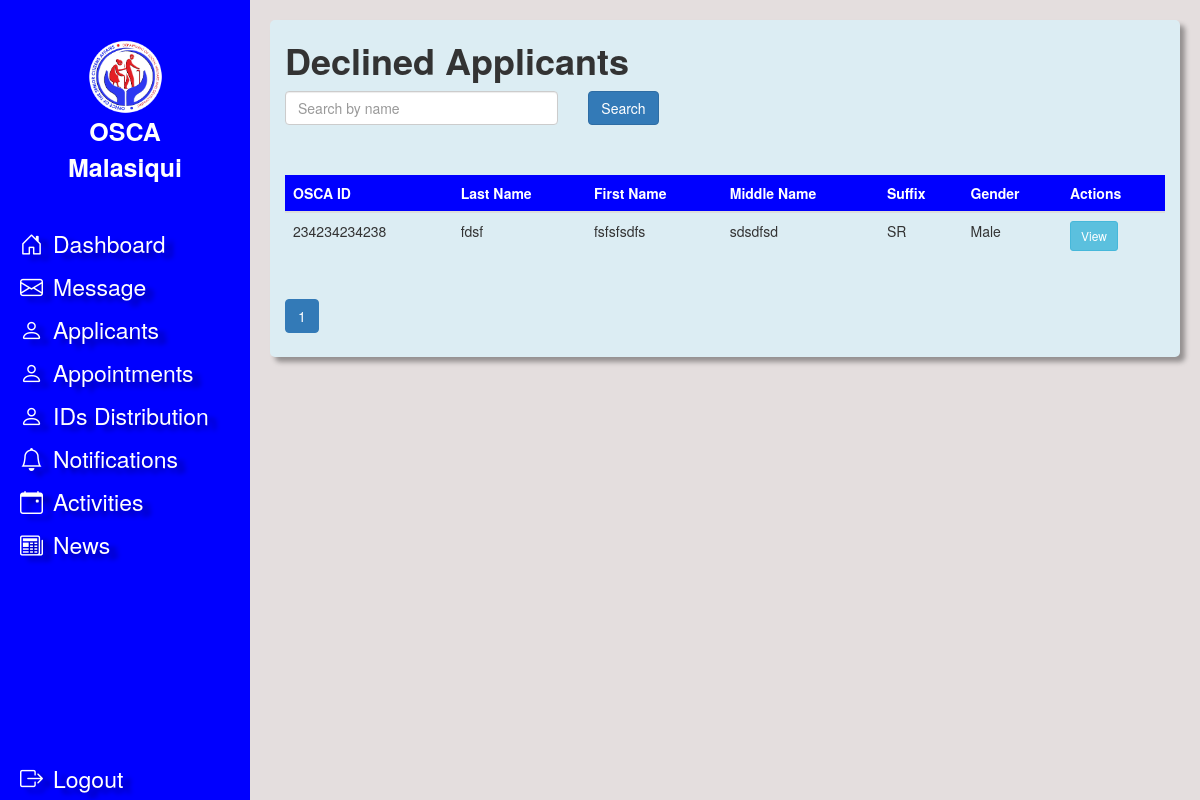
Page /admin/declined_applicants.php (signed in) on the committed database.
### tables this page shows
CREATE TABLE `users` (
  `osca_id` bigint NOT NULL,
  `email` varchar(255) DEFAULT NULL,
  `last_name` varchar(50) NOT NULL,
  `first_name` varchar(50) NOT NULL,
  `middle_name` varchar(50) DEFAULT NULL,
  `suffix` varchar(5) DEFAULT NULL,
  `sex` varchar(10) NOT NULL,
  `birth_day` date NOT NULL,
  `address` varchar(255) NOT NULL,
  `phone_number` bigint NOT NULL,
  `oneByOne_id_path` varchar(255) DEFAULT NULL,
  `status` varchar(10) NOT NULL DEFAULT 'pending',
  `member_status` varchar(50) DEFAULT NULL,
  `classification` varchar(100) NOT NULL,
  `civil_status` varchar(100) NOT NULL,
  `blood_type` varchar(20) NOT NULL,
  `education` varchar(100) NOT NULL,
  `employment` varchar(100) NOT NULL,
  `religion` varchar(30) NOT NULL,
  `username` varchar(100) NOT NULL,
  `password` varchar(100) NOT NULL,
  `created_at` timestamp(6) NOT NULL DEFAULT CURRENT_TIMESTAMP(6),
  `updated_at` timestamp(6) NOT NULL DEFAULT CURRENT_TIMESTAMP(6),
  `deleted_at` timestamp(6) NULL DEFAULT NULL
);

### admin/declined_applicants.php (the view, shortened to what this page needs)
<?php
include '.././database/db_connection.php';
$searchQuery = isset($_GET['search']) ? $_GET['search'] : '';
$recordsPerPage = 10;
$page = isset($_GET['page']) ? (int)$_GET['page'] : 1;
$startLimit = ($page - 1) * $recordsPerPage;
try {
    $sql = "SELECT osca_id, last_name, first_name, middle_name, suffix, sex
            FROM users
            WHERE status = 'declined' AND (last_name LIKE :search OR first_name LIKE :search)
            ORDER BY created_at DESC
            LIMIT :startLimit, :recordsPerPage";
    $stmt = $pdo->prepare($sql);
    $stmt->bindValue(':search', '%' . $searchQuery . '%', PDO::PARAM_STR);
    $stmt->bindValue(':startLimit', $startLimit, PDO::PARAM_INT);
    $stmt->bindValue(':recordsPerPage', $recordsPerPage, PDO::PARAM_INT);
    $stmt->execute();
    $users = $stmt->fetchAll(PDO::FETCH_ASSOC);
    $totalRecordsSql = "SELECT COUNT(*) FROM users WHERE status = 'declined' AND (last_name LIKE :search OR first_name LIKE :search)";
    $totalRecordsStmt = $pdo->prepare($totalRecordsSql);
    $totalRecordsStmt->bindValue(':search', '%' . $searchQuery . '%', PDO::PARAM_STR);
    $totalRecordsStmt->execute();
    $totalRecords = $totalRecordsStmt->fetchColumn();
    $totalPages = ceil($totalRecords / $recordsPerPage);
} catch (PDOException $e) {
    die("Database connection failed: " . $e->getMessage());
}
?>
<!DOCTYPE html>
<html lang="en">
<head>
    <link rel="stylesheet" href="./assets/style.css">
    <link rel="stylesheet" href="./assets/applicants.css">
    <link rel="stylesheet" href="https://maxcdn.bootstrapcdn.com/bootstrap/3.4.1/css/bootstrap.min.css">
    <link href="https://cdn.jsdelivr.net/npm/bootstrap-icons/font/bootstrap-icons.css" rel="stylesheet">
</head>
<body>
    <nav class="sidebar">
        <?php include '.././components/admin-nav.php'; ?>
    </nav>
    <div class="main-content">
        <div class="container-fluid">
            <div class="row">
                <div class="col-sm-12 formapplicants">
                    <h1><b>Declined Applicants</b></h1>
                    <form method="GET" action="">
                        <div class="row searchflex">
                            <div class="col-sm-4">
                            <input type="text" name="search" class="form-control" value="<?php echo htmlspecialchars($searchQuery); ?>" placeholder="Search by name">
                            </div>
                            <div class="col-sm-8">
                            <button type="submit" class="btn btn-primary">Search</button>
                            </div>
                        </div>
                    </form>
                    <div class="table-responsive">
                        <table class="table table-hover">
                            <thead>
                                <tr class="rowtable">
                                    <th>OSCA ID</th>
                                    <th>Last Name</th>
                                    <th>First Name</th>
                                    <th>Middle Name</th>
                                    <th>Suffix</th>
                                    <th>Gender</th>
                                    <th>Actions</th>
                                </tr>
                            </thead>
                            <tbody>
                                <?php if (!empty($users)): ?>
                                    <?php foreach ($users as $user): ?>
                                        <tr>
                                            <td><?php echo htmlspecialchars($user['osca_id']); ?></td>
                                            <td><?php echo htmlspecialchars($user['last_name']); ?></td>
                                            <td><?php echo htmlspecialchars($user['first_name']); ?></td>
                                            <td><?php echo htmlspecialchars($user['middle_name'] ?? 'N/A'); ?></td>
                                            <td><?php echo htmlspecialchars($user['suffix']); ?></td>
                                            <td><?php echo htmlspecialchars($user['sex']); ?></td>
                                            <td>
                                                <a href="view_user.php?id=<?php echo htmlspecialchars($user['osca_id']); ?>" class="btn btn-info btn-sm">View</a>
                                            </td>
                                        </tr>
                                    <?php endforeach; ?>
                                <?php else: ?>
                                    <tr>
                                        <td colspan="7" class="text-center">No approved applicants found.</td>
                                    </tr>
                                <?php endif; ?>
                            </tbody>
                        </table>
                    </div>
                    <nav>
                        <ul class="pagination">
                            <?php for ($i = 1; $i <= $totalPages; $i++): ?>
                                <li class="page-item <?php echo ($i == $page) ? 'active' : ''; ?>">
                                    <a class="page-link" href="?page=<?php echo $i; ?>&search=<?php echo htmlspecialchars($searchQuery); ?>">
                                        <?php echo $i; ?>
                                    </a>
                                </li>
                            <?php endfor; ?>
                        </ul>
                    </nav>
                </div>
            </div>
        </div>
    </div>
</body>
</html>

### admin/assets/style.css (style rules this page uses)
body { display: flex; min-height: 100vh; margin: 0; overflow-x: hidden; }
.main-content { background-color: rgb(228, 222, 222); }
.sidebar { background-color:blue; color: white; min-width: 250px; max-width: 250px; height: 100vh; padding: 20px 0; position: fixed; display: flex; flex-direction: column; }
.main-content { margin-left: 250px; padding: 20px; width: 100%; }
.table > thead > tr > th { text-align: left; }
.table-responsive { margin-top: 50px !important; }
.formapplicants { background-color: rgb(220, 237, 243); display: flex; flex-direction: column; flex-wrap: wrap; align-content: stretch; justify-content: center; align-items: stretch; border-radius: 5px; height: 100%; filter: drop-shadow(5px 5px 2.5px rgba(0, 0, 0, 0.34901960784313724)); }
.rowtable { background-color: blue; color: white; }

### admin/assets/applicants.css (style rules this page uses)
.searchflex { display: flex; flex-direction: row; flex-wrap: nowrap; align-content: center; justify-content: center; align-items: center; }

### rows in the picture
users: osca_id "234234234238", last_name "fdsf", first_name "fsfsfsdfs", middle_name "sdsdfsd", suffix "SR", sex "Male"
